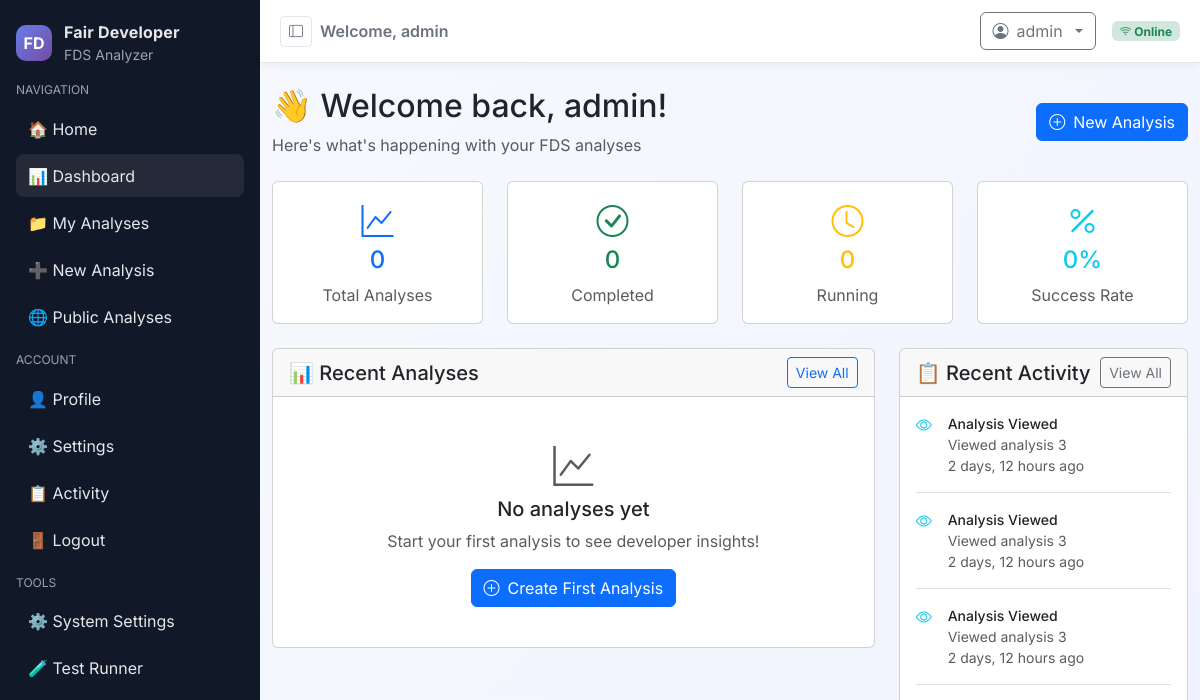
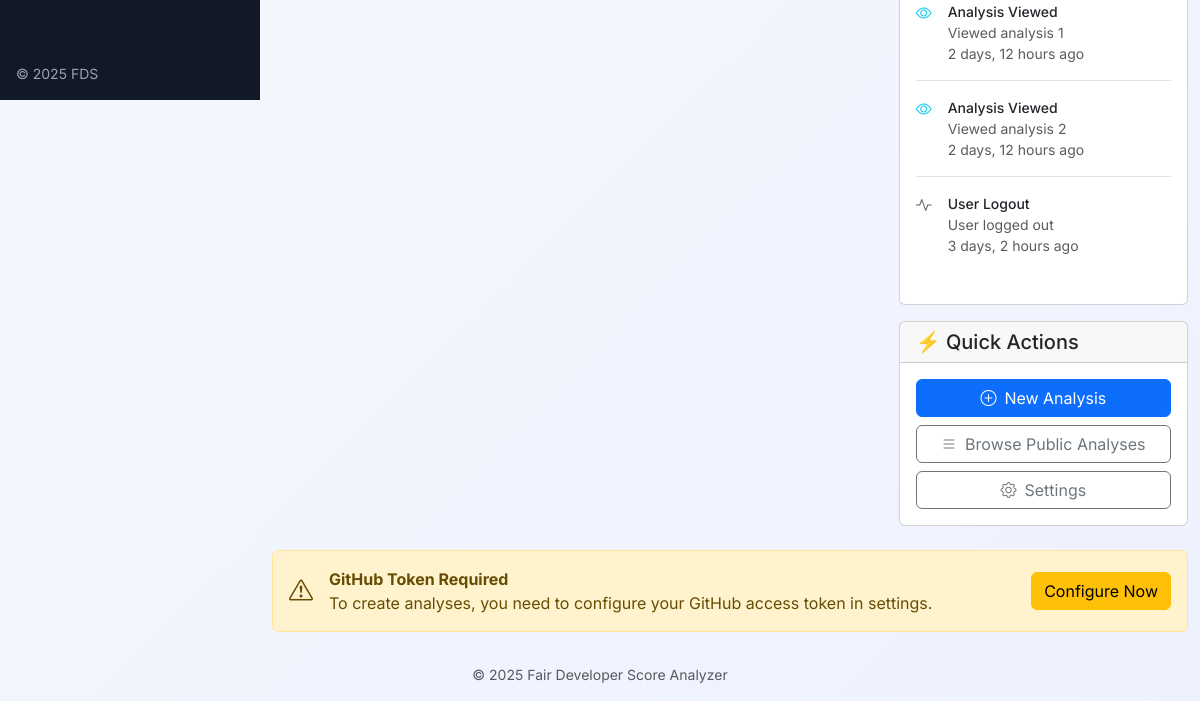
Page /dashboard/ (signed in) on the earlier database version (2 pictures, top to bottom).
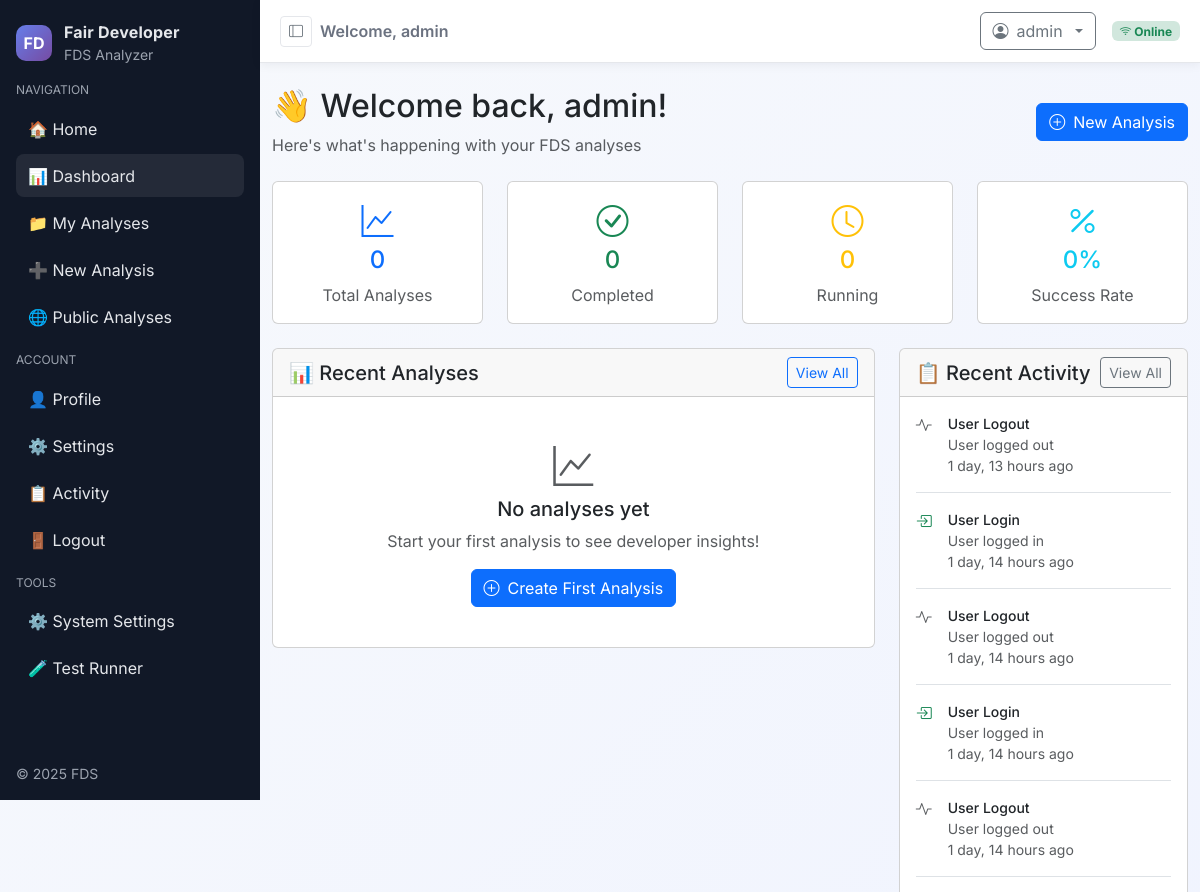
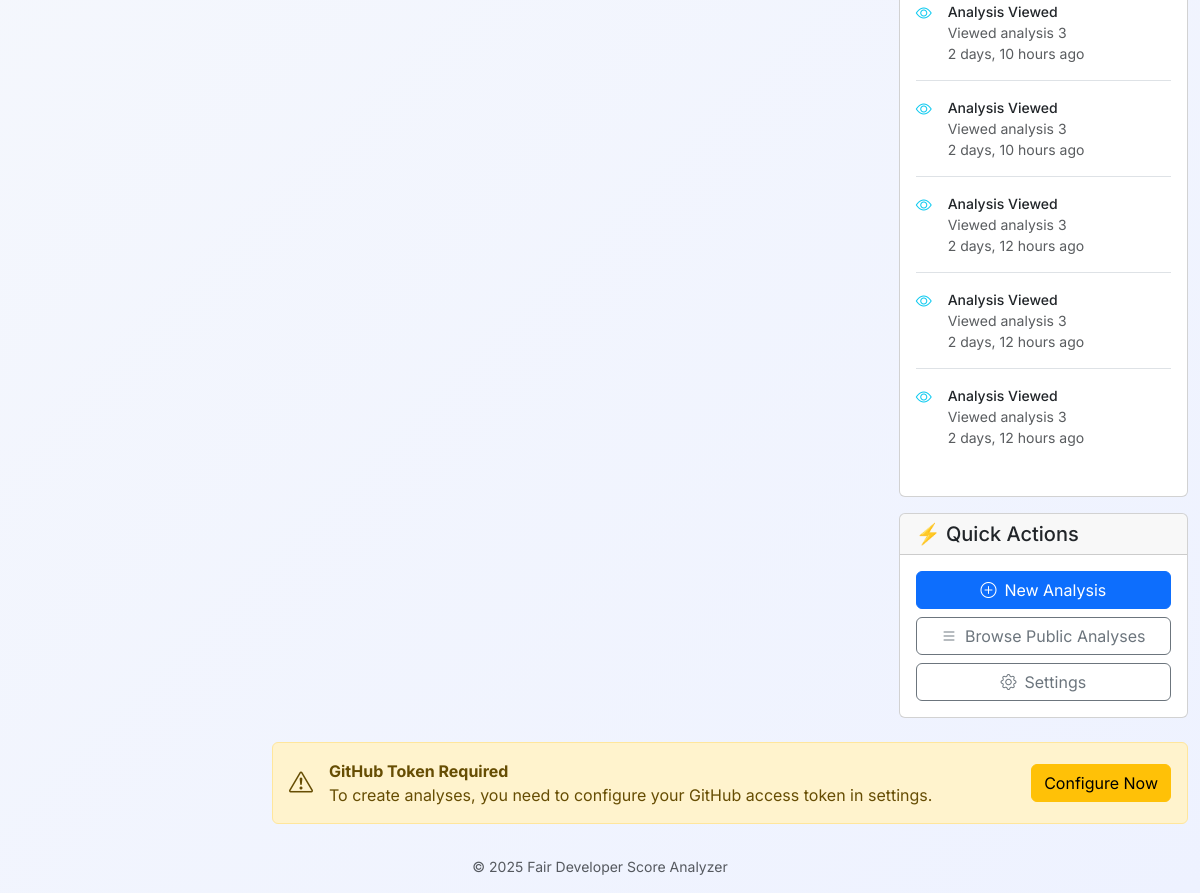
Same page on the later database version (2 pictures, top to bottom).
### dev_productivity/models.py (models this page shows, shortened)
class ActivityLog(models.Model):
    ACTION_CHOICES = [
        ('login', 'User Login'),
        ('logout', 'User Logout'),
        ('analysis_create', 'Analysis Created'),
        ('analysis_view', 'Analysis Viewed'),
        ('analysis_delete', 'Analysis Deleted'),
        ('analysis_share', 'Analysis Shared'),
        ('settings_update', 'Settings Updated'),
        ('token_update', 'GitHub Token Updated'),
    ]
    user = models.ForeignKey(User, on_delete=models.CASCADE, related_name='activity_logs')
    action = models.CharField(max_length=30, choices=ACTION_CHOICES)
    description = models.TextField(blank=True)
    ip_address = models.GenericIPAddressField(blank=True, null=True)
    user_agent = models.TextField(blank=True)
    analysis = models.ForeignKey(FDSAnalysis, on_delete=models.SET_NULL, null=True, blank=True)
    metadata = models.JSONField(default=dict, blank=True)
    created_at = models.DateTimeField(default=timezone.now)
    class Meta:
        ordering = ['-created_at']

### dev_productivity/auth_views.py (the view)
# urls.py: path('dashboard/', auth_views.user_dashboard, name='user_dashboard'),
@login_required
def user_dashboard(request):
    user = request.user
    recent_analyses = user.analyses.all()[:5]
    total_analyses = user.analyses.count()
    completed_analyses = user.analyses.filter(status='completed').count()
    running_analyses = user.analyses.filter(status='running').count()
    recent_activity = user.activity_logs.all()[:10]
    success_rate = (completed_analyses / total_analyses * 100) if total_analyses > 0 else 0
    context = {
        'user': user,
        'recent_analyses': recent_analyses,
        'total_analyses': total_analyses,
        'completed_analyses': completed_analyses,
        'running_analyses': running_analyses,
        'success_rate': success_rate,
        'recent_activity': recent_activity,
    }
    return render(request, 'dev_productivity/auth/dashboard.html', context)

### dev_productivity/models.py (called while the page is built)
    def get_full_name(self):
        return f"{self.first_name} {self.last_name}".strip()

### dev_productivity/templates/dev_productivity/auth/dashboard.html (shortened to what the changed rows need)
{% extends 'dev_productivity/base.html' %}
{% block content %}
<div class="d-flex justify-content-between align-items-center mb-4">
    <div>
        <h2>👋 Welcome back, {{ user.first_name }}!</h2>
    </div>
</div>
<div class="row">
    <div class="col-md-4">
        <div class="card">
            <div class="card-body">
                {% if recent_activity %}
                    {% for activity in recent_activity %}
                        <div class="d-flex align-items-start mb-3 pb-3 {% if not forloop.last %}border-bottom{% endif %}">
                            <div class="flex-shrink-0 me-3">
                                {% if activity.action == 'login' %}
                                    <i class="bi bi-box-arrow-in-right text-success"></i>
                                {% elif activity.action == 'analysis_create' %}
                                    <i class="bi bi-plus-circle text-primary"></i>
                                {% elif activity.action == 'analysis_view' %}
                                    <i class="bi bi-eye text-info"></i>
                                {% elif activity.action == 'analysis_delete' %}
                                    <i class="bi bi-trash text-danger"></i>
                                {% else %}
                                    <i class="bi bi-activity text-muted"></i>
                                {% endif %}
                            </div>
                            <div class="flex-grow-1">
                                <div class="small fw-medium">{{ activity.get_action_display }}</div>
                                {% if activity.description %}
                                    <div class="small text-muted">{{ activity.description }}</div>
                                {% endif %}
                                <div class="small text-muted">{{ activity.created_at|timesince }} ago</div>
                            </div>
                        </div>
                    {% endfor %}
                {% else %}
                    <div class="text-center py-3">
                        <i class="bi bi-activity fs-3 text-muted mb-2"></i>
                        <p class="text-muted mb-0">No recent activity</p>
                    </div>
                {% endif %}
            </div>
        </div>
    </div>
</div>
{% endblock %}

Differences in the rows shown:
no longer on this page (row unchanged): ActivityLog: action "Analysis Viewed", description "Viewed analysis 1", created_at "2 days, 12 hours"
no longer on this page (row unchanged): ActivityLog: action "Analysis Viewed", description "Viewed analysis 2", created_at "2 days, 12 hours"
no longer on this page (row unchanged): ActivityLog: action "User Logout", description "User logged out", created_at "3 days, 2 hours"
added ActivityLog: action "User Logout", description "User logged out", created_at "1 day, 13 hours"
added ActivityLog: action "User Login", description "User logged in", created_at "1 day, 14 hours"
added ActivityLog: action "User Logout", description "User logged out", created_at "1 day, 14 hours"
added ActivityLog: action "User Login", description "User logged in", created_at "1 day, 14 hours"
added ActivityLog: action "User Logout", description "User logged out", created_at "1 day, 14 hours"
added ActivityLog: action "Analysis Viewed", description "Viewed analysis 3", created_at "2 days, 10 hours"
added ActivityLog: action "Analysis Viewed", description "Viewed analysis 3", created_at "2 days, 10 hours"
